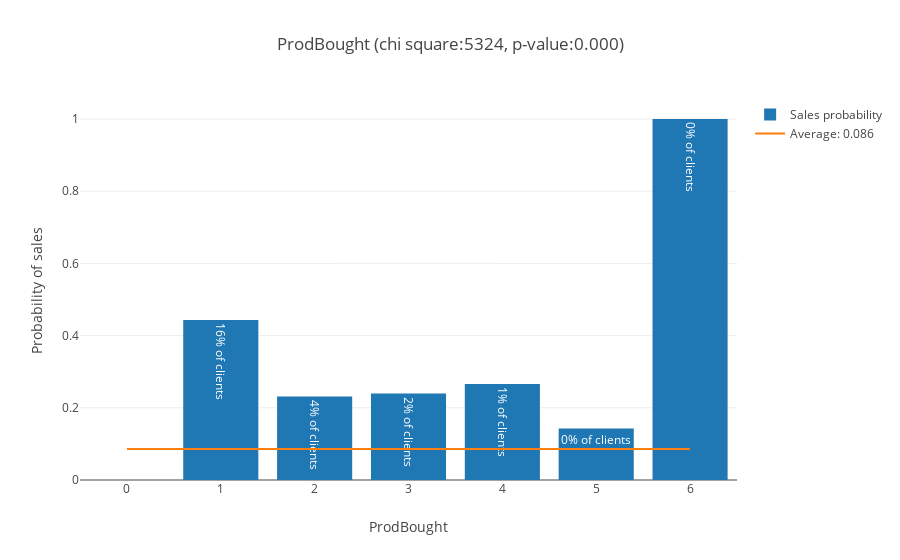

The notebook cell this image was saved under:
### Markdown cell above
### ProdBought ###

Number of different products previously bought

### Code cell
chi, pval, fig = analyze_feature('ProdBought', db1, categorical=False)
scores['ProdBought'] = (chi, pval)
iplot(fig)

### Figure 1 — Plotly figure (JSON) as saved in the notebook; plotly's stock layout.template omitted (floating-point values rounded to 4 significant figures)
{"data": [{"error_y": {"array": [0, 0.008789, 0.01567, 0.02141, 0.03969, 0.09352, 0], "type": "data", "visible": false}, "name": "Sales probability", "text": ["78% of clients", "16% of clients", "4% of clients", "2% of clients", "1% of clients", "0% of clients", "0% of clients"], "type": "bar", "x": [0, 1, 2, 3, 4, 5, 6], "y": [0, 0.4435, 0.231, 0.2393, 0.2661, 0.1429, 1]}, {"mode": "lines", "name": "Average: 0.086", "type": "scatter", "x": [0, 6], "y": [0.08575, 0.08575]}], "layout": {"barmode": "group", "title": "ProdBought (chi square:5324, p-value:0.000)", "xaxis": {"title": "ProdBought"}, "yaxis": {"title": "Probability of sales"}}}
